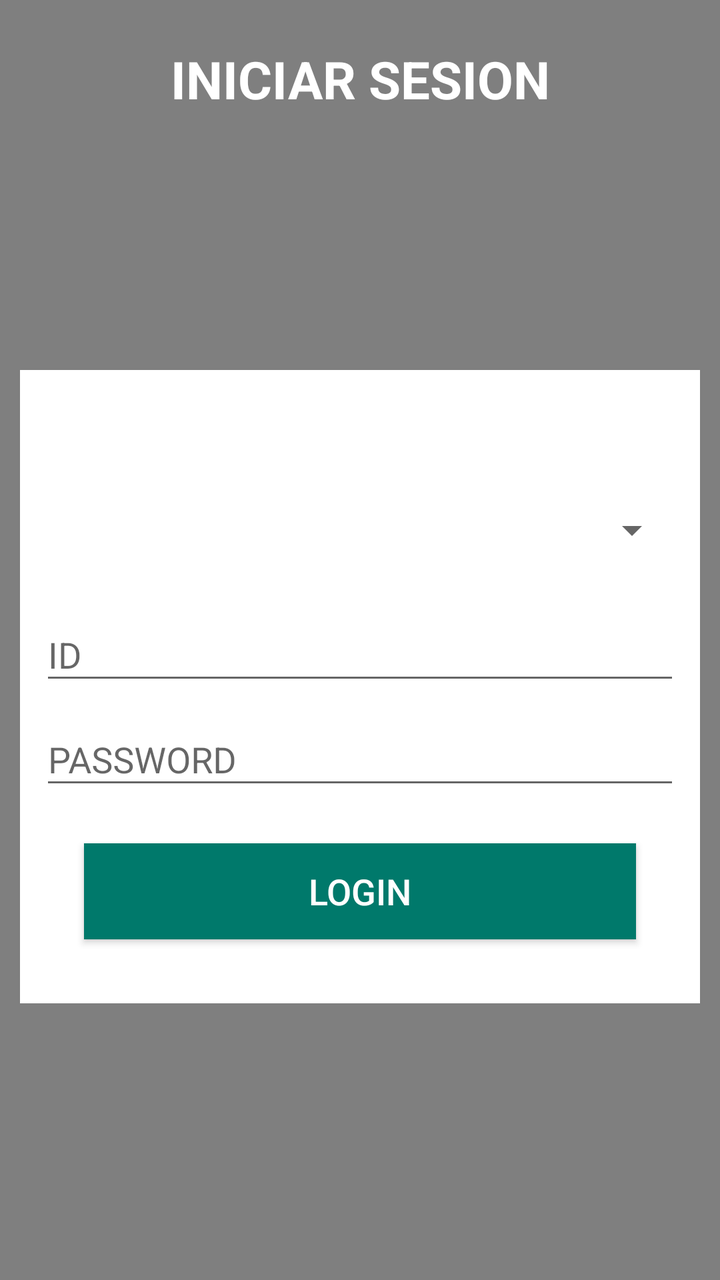
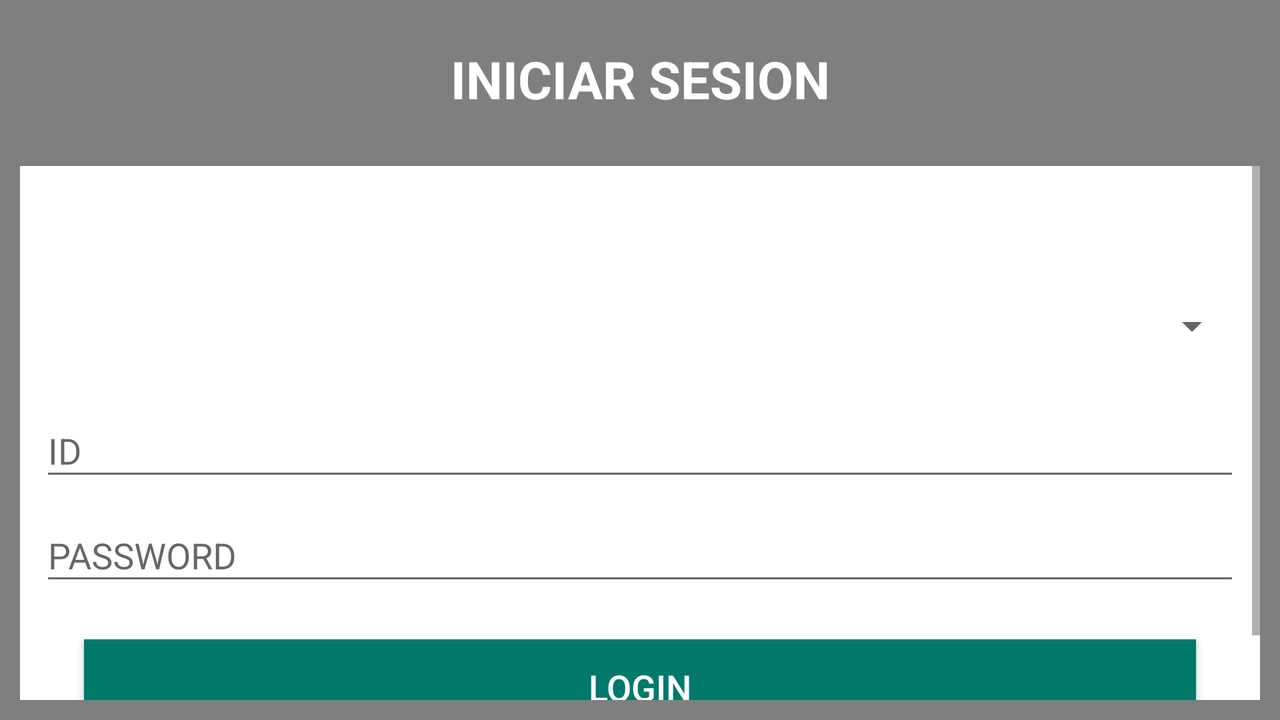

Compare how this app lays out the same screen by default and in its alternative resource folder. The renders come first, then the two layout files and the values they reference.
<!-- AndroidManifest.xml: application theme AppTheme -->
<!-- res/layout/login.xml -->
<?xml version="1.0" encoding="utf-8"?>
<android.support.constraint.ConstraintLayout
    xmlns:android="http://schemas.android.com/apk/res/android"
    xmlns:app="http://schemas.android.com/apk/res-auto"
    android:layout_width="match_parent"
    android:layout_height="match_parent"
    android:orientation="vertical"
    android:scrollbarAlwaysDrawVerticalTrack="true">
    <VideoView
        android:layout_width="0dp"
        android:layout_height="0dp"
        android:id="@+id/bgVideoView"
        app:layout_constraintTop_toTopOf="parent"
        app:layout_constraintLeft_toLeftOf="parent"
        app:layout_constraintBottom_toBottomOf="parent"
        app:layout_constraintRight_toRightOf="parent"
        />
    <RelativeLayout
        android:layout_width="fill_parent"
        android:layout_height="wrap_content"
        android:orientation="vertical">

        <TextView
            android:id="@+id/login_title"
            android:layout_width="fill_parent"
            android:layout_height="wrap_content"
            android:layout_marginBottom="16dp"
            android:layout_marginTop="22dp"
            android:gravity="center_horizontal"
            android:text="INICIAR SESION"
            android:textColor="#fff"
            android:textSize="26sp"
            android:textStyle="bold" />

        <ScrollView
            android:layout_width="match_parent"
            android:layout_height="match_parent"
            android:layout_below="@+id/login_title"
            android:layout_marginTop="102dp"
            android:padding="10dp">

            <LinearLayout
                android:layout_width="match_parent"
                android:layout_height="wrap_content"
                android:background="@android:color/background_light"
                android:orientation="vertical"
                android:padding="10dp"
                android:weightSum="1">

                <TextView
                    android:layout_width="match_parent"
                    android:layout_height="40dp"
                    android:layout_weight="1.22" />

                <Spinner
                    android:id="@+id/cbotipousu"
                    android:layout_width="match_parent"
                    android:layout_height="60dp"
                    android:layout_weight="1.22" />

                <android.support.design.widget.TextInputLayout
                    android:layout_width="match_parent"
                    android:layout_height="wrap_content">

                    <EditText
                        android:id="@+id/txtusuario"
                        android:layout_width="match_parent"
                        android:layout_height="wrap_content"
                        android:ems="10"
                        android:hint="ID"
                        android:inputType="textPersonName" />
                </android.support.design.widget.TextInputLayout>

                <android.support.design.widget.TextInputLayout
                    android:layout_width="match_parent"
                    android:layout_height="wrap_content">

                    <EditText
                        android:id="@+id/txtclave"
                        android:layout_width="match_parent"
                        android:layout_height="wrap_content"
                        android:ems="10"
                        android:hint="PASSWORD"
                        android:inputType="textPassword" />
                </android.support.design.widget.TextInputLayout>


                <Button
                    android:id="@+id/btnentrar"
                    android:layout_width="match_parent"
                    android:layout_height="wrap_content"
                    android:layout_margin="22dp"
                    android:background="@color/color_verde"
                    android:text="LOGIN"
                    android:textAllCaps="false"
                    android:textColor="#fff"
                    android:textSize="18sp" />

            </LinearLayout>
        </ScrollView>

        <ImageView
            android:layout_width="150dp"
            android:layout_height="150dp"
            android:layout_below="@+id/login_title"
            android:layout_centerHorizontal="true"
            android:elevation="4dp"
            app:srcCompat="@drawable/profile" />
</RelativeLayout>




</android.support.constraint.ConstraintLayout>
<!-- resources referenced by this layout -->
<resources>
  <color name="color_verde">#00796b</color>
  <style name="AppTheme" parent="Theme.AppCompat.Light.NoActionBar">
      
      <item name="colorPrimary">@color/colorPrimary</item>
      <item name="colorPrimaryDark">@color/colorPrimaryDark</item>
      <item name="colorAccent">@color/colorAccent</item>
      
      <item name="android:statusBarColor">@android:color/transparent</item>
  
  </style>
  <color name="colorPrimary">#01579b</color>
  <color name="colorPrimaryDark">#054c85</color>
  <color name="colorAccent">@color/color_verde</color>
</resources>
<!-- res/layout-land/login.xml (the repository's variant of the layout above) -->
<!-- drawn on the phone turned sideways -->
<?xml version="1.0" encoding="utf-8"?>
<android.support.constraint.ConstraintLayout
    xmlns:android="http://schemas.android.com/apk/res/android"
    xmlns:app="http://schemas.android.com/apk/res-auto"
    android:layout_width="match_parent"
    android:layout_height="match_parent"
    android:orientation="vertical"
    android:scrollbarAlwaysDrawVerticalTrack="true">
    <VideoView
        android:layout_width="0dp"
        android:layout_height="0dp"
        android:id="@+id/bgVideoView"
        app:layout_constraintTop_toTopOf="parent"
        app:layout_constraintLeft_toLeftOf="parent"
        app:layout_constraintBottom_toBottomOf="parent"
        app:layout_constraintRight_toRightOf="parent"
        />
    <RelativeLayout
        android:layout_width="fill_parent"
        android:layout_height="wrap_content"
        android:orientation="vertical">


        <TextView
            android:id="@+id/login_title"
            android:layout_width="fill_parent"
            android:layout_height="wrap_content"
            android:layout_marginBottom="16dp"
            android:layout_marginTop="22dp"
            android:gravity="center_horizontal"
            android:text="INICIAR SESION"
            android:textColor="#fff"
            android:textSize="26sp"
            android:textStyle="bold" />

        <ScrollView
            android:layout_width="match_parent"
            android:layout_height="match_parent"
            android:layout_below="@+id/login_title"
            android:padding="10dp">

            <LinearLayout
                android:layout_width="match_parent"
                android:layout_height="match_parent"
                android:background="@android:color/background_light"
                android:orientation="vertical"
                android:padding="10dp"
                android:weightSum="1">

                <TextView
                    android:layout_width="match_parent"
                    android:layout_height="40dp"
                    android:layout_weight="1.22" />

                <Spinner
                    android:id="@+id/cbotipousu"
                    android:layout_width="match_parent"
                    android:layout_height="60dp"
                    android:layout_weight="1.22" />

                <android.support.design.widget.TextInputLayout
                    android:layout_width="match_parent"
                    android:layout_height="wrap_content">

                    <EditText
                        android:id="@+id/txtusuario"
                        android:layout_width="match_parent"
                        android:layout_height="wrap_content"
                        android:ems="10"
                        android:hint="ID"
                        android:inputType="textPersonName" />
                </android.support.design.widget.TextInputLayout>

                <android.support.design.widget.TextInputLayout
                    android:layout_width="match_parent"
                    android:layout_height="wrap_content">

                    <EditText
                        android:id="@+id/txtclave"
                        android:layout_width="match_parent"
                        android:layout_height="wrap_content"
                        android:ems="10"
                        android:hint="PASSWORD"
                        android:inputType="textPassword" />
                </android.support.design.widget.TextInputLayout>


                <Button
                    android:id="@+id/btnentrar"
                    android:layout_width="match_parent"
                    android:layout_height="wrap_content"
                    android:layout_margin="22dp"
                    android:background="@color/color_verde"
                    android:text="LOGIN"
                    android:textAllCaps="false"
                    android:textColor="#fff"
                    android:textSize="18sp" />

            </LinearLayout>
        </ScrollView>

        <ImageView
            android:id="@+id/imageView4"
            android:layout_width="100dp"
            android:layout_height="100dp"
            android:layout_marginLeft="44dp"
            android:elevation="4dp"
            app:srcCompat="@drawable/profile"
            android:layout_alignTop="@+id/login_title"
            android:layout_alignParentLeft="true" />
    </RelativeLayout>




</android.support.constraint.ConstraintLayout>
